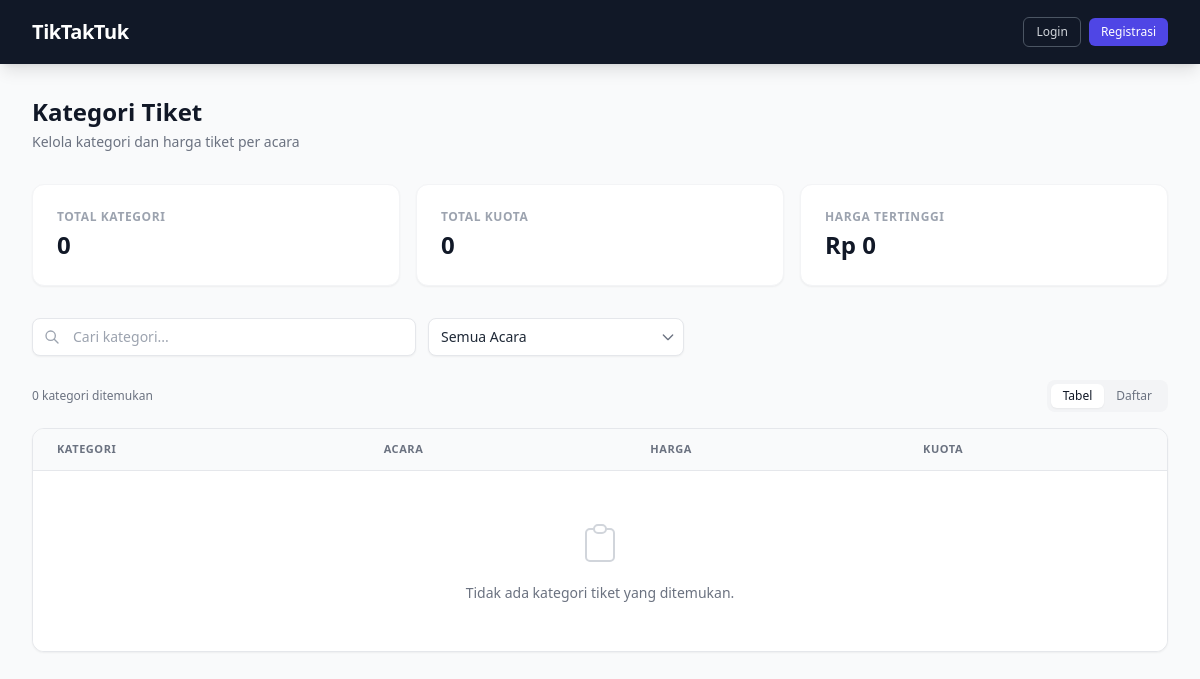
Page /ticket-category/ on the earlier database version.
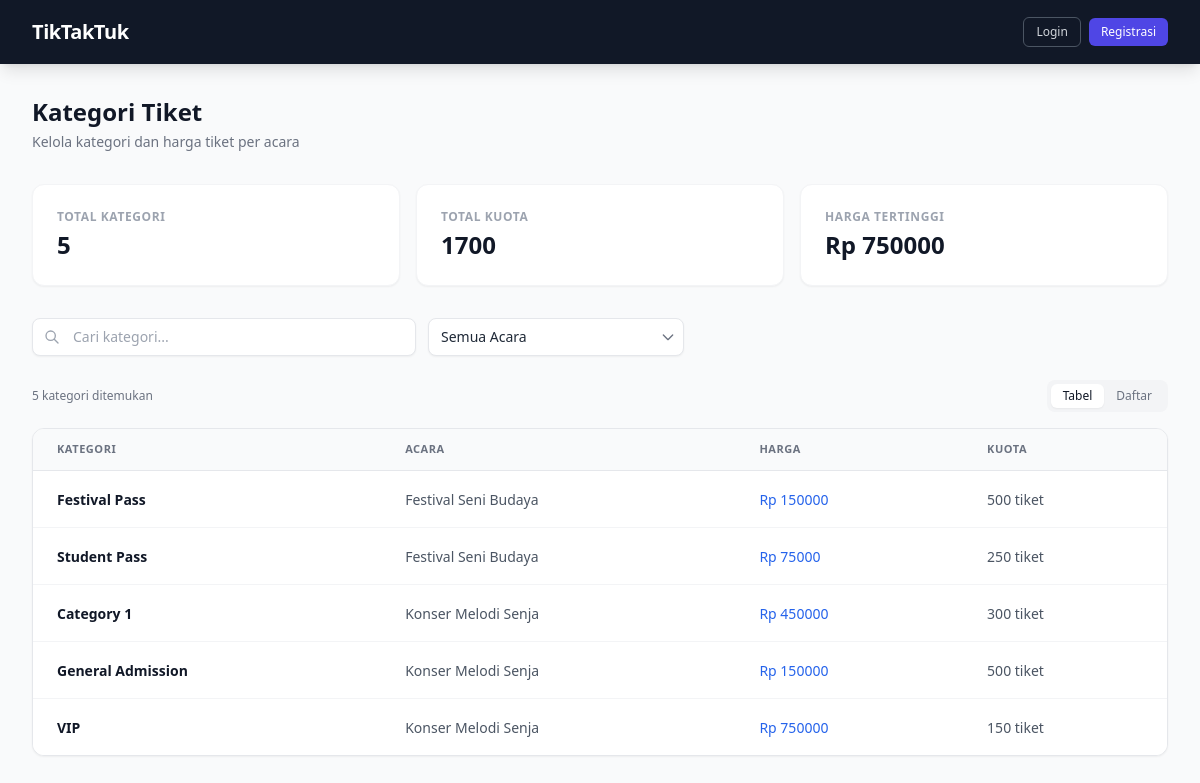
Same page on the later database version.
### ticketing/models/ticket_category.py (models this page shows, shortened)
class Ticket_Category(models.Model):
    category_id = models.UUIDField(primary_key=True, default=uuid.uuid4, editable=False)
    category_name = models.CharField(max_length=50)
    quota = models.IntegerField(
        validators=[MinValueValidator(1, message="Quota must be greater than 0.")]
    )
    price = models.DecimalField(
        max_digits=12,
        decimal_places=2,
        validators=[MinValueValidator(0, message="Price must be >= 0.")],
    )
    tevent = models.ForeignKey(
        Event,
        on_delete=models.CASCADE,
        related_name='ticket_categories',
        db_column='tevent_id',
    )
    class Meta:
        verbose_name = 'Ticket Category'
        verbose_name_plural = 'Ticket Categories'
        ordering = ['tevent__title', 'category_name']
        db_table = 'ticket_category'

### ticketing/models/event.py (models this page shows, shortened)
class Event(models.Model):
    class CategoryChoices(models.TextChoices):
        MUSIC = 'Music', 'Music'
        SPORTS = 'Sports', 'Sports'
        THEATER = 'Theater', 'Theater'
        CONFERENCE = 'Conference', 'Conference'
        FESTIVAL = 'Festival', 'Festival'
        OTHER = 'Other', 'Other'
    class StatusChoices(models.TextChoices):
        SCHEDULED = 'Scheduled', 'Scheduled'
        ONGOING = 'Ongoing', 'Ongoing'
        FINISHED = 'Finished', 'Finished'
        CANCELED = 'Canceled', 'Canceled'
    id = models.UUIDField(primary_key=True, default=uuid.uuid4, editable=False)
    venue = models.ForeignKey(
        Venue,
        on_delete=models.CASCADE,
        related_name='events',
    )
    organizer = models.ForeignKey(
        settings.AUTH_USER_MODEL,
        on_delete=models.CASCADE,
        related_name='organized_events',
    )
    title = models.CharField(max_length=255)
    description = models.TextField(blank=True, default='')
    category = models.CharField(
        max_length=50,
        choices=CategoryChoices.choices,
        default=CategoryChoices.OTHER,
    )
    status = models.CharField(
        max_length=50,
        choices=StatusChoices.choices,
        default=StatusChoices.SCHEDULED,
    )
    start_date = models.DateTimeField()
    end_date = models.DateTimeField()
    class Meta:
        ordering = ['start_date']
        db_table = 'event'

### ticketing/views.py (the view)
# urls.py: path('ticket-category/', views.show_ticket_categories, name='show_ticket_categories'),
def show_ticket_categories(request):
    categories = Ticket_Category.objects.select_related('tevent', 'tevent__venue').all()
    search_query = request.GET.get('q', '')
    if search_query:
        categories = categories.filter(category_name__icontains=search_query)
    event_filter = request.GET.get('event', '')
    if event_filter:
        categories = categories.filter(tevent__id=event_filter)
    categories = categories.order_by('tevent__title', 'category_name')
    total_categories = categories.count()
    total_quota = categories.aggregate(total=models.Sum('quota'))['total'] or 0
    max_price = categories.aggregate(max_p=models.Max('price'))['max_p'] or 0
    all_events = Event.objects.all().order_by('title')
    context = {
        'categories': categories,
        'search_query': search_query,
        'event_filter': event_filter,
        'all_events': all_events,
        'total_categories': total_categories,
        'total_quota': total_quota,
        'max_price': max_price,
        'user_role': getattr(request.user, 'role', None),
        'can_manage': _is_admin_or_organizer(request.user) if request.user.is_authenticated else False,
    }
    return render(request, 'ticketing/show_ticket_categories.html', context)

### ticketing/templates/ticketing/show_ticket_categories.html (shortened to what the changed rows need)
{% extends "base.html" %}
{% block content %}
<div class="max-w-7xl mx-auto px-4 sm:px-6 lg:px-8 py-8">
    <div class="flex flex-col sm:flex-row justify-between items-start sm:items-center mb-8 gap-4">
        <div>
            <h1 class="text-2xl font-bold text-gray-900">Kategori Tiket</h1>
        </div>
    </div>
    <div class="grid grid-cols-1 md:grid-cols-3 gap-4 mb-8">
        <div class="bg-white rounded-xl shadow-sm border border-gray-100 p-6">
            <p class="text-xs font-semibold text-gray-400 uppercase tracking-wider mb-1">Total Kategori</p>
            <p class="text-2xl font-bold text-gray-900">{{ total_categories }}</p>
        </div>
        <div class="bg-white rounded-xl shadow-sm border border-gray-100 p-6">
            <p class="text-xs font-semibold text-gray-400 uppercase tracking-wider mb-1">Total Kuota</p>
            <p class="text-2xl font-bold text-gray-900">{{ total_quota }}</p>
        </div>
        <div class="bg-white rounded-xl shadow-sm border border-gray-100 p-6">
            <p class="text-xs font-semibold text-gray-400 uppercase tracking-wider mb-1">Harga Tertinggi</p>
            <p class="text-2xl font-bold text-gray-900">Rp {{ max_price|floatformat:0 }}</p>
        </div>
    </div>
    <div class="flex justify-between items-center mb-4">
        <p class="text-xs text-gray-500">{{ total_categories }} kategori ditemukan</p>
        <div class="hidden sm:flex bg-gray-100 p-1 rounded-lg">
            <button class="px-3 py-1 text-xs font-medium rounded-md bg-white shadow-sm text-gray-900">Tabel</button>
            <button class="px-3 py-1 text-xs font-medium rounded-md text-gray-500 hover:text-gray-900">Daftar</button>
        </div>
    </div>
    <div class="bg-white shadow-sm rounded-xl border border-gray-200 overflow-hidden">
        <div class="overflow-x-auto">
            <table class="min-w-full divide-y divide-gray-200">
                <thead class="bg-gray-50">
                    <tr>
                        <th scope="col" class="px-6 py-3 text-left text-[11px] font-bold text-gray-500 uppercase tracking-wider">Kategori</th>
                        <th scope="col" class="px-6 py-3 text-left text-[11px] font-bold text-gray-500 uppercase tracking-wider">Acara</th>
                        <th scope="col" class="px-6 py-3 text-left text-[11px] font-bold text-gray-500 uppercase tracking-wider">Harga</th>
                        <th scope="col" class="px-6 py-3 text-left text-[11px] font-bold text-gray-500 uppercase tracking-wider">Kuota</th>
                    </tr>
                </thead>
                <tbody class="bg-white divide-y divide-gray-100">
                    {% for cat in categories %}
                    <tr class="hover:bg-gray-50 transition-colors">
                        <td class="px-6 py-4 whitespace-nowrap">
                            <span class="text-sm font-semibold text-gray-900">{{ cat.category_name }}</span>
                        </td>
                        <td class="px-6 py-4 whitespace-nowrap">
                            <span class="text-sm text-gray-600">{{ cat.tevent.title }}</span>
                        </td>
                        <td class="px-6 py-4 whitespace-nowrap">
                            <span class="text-sm font-medium text-blue-600">Rp {{ cat.price|floatformat:0 }}</span>
                        </td>
                        <td class="px-6 py-4 whitespace-nowrap">
                            <span class="text-sm text-gray-600">{{ cat.quota }} tiket</span>
                        </td>
                    </tr>
                    {% empty %}
                    <tr>
                        <td colspan="{% if can_manage or user.role == 'CUSTOMER' %}5{% else %}4{% endif %}" class="px-6 py-12 text-center">
                            <svg class="mx-auto h-12 w-12 text-gray-300" fill="none" viewBox="0 0 24 24" stroke="currentColor">
                                <path stroke-linecap="round" stroke-linejoin="round" stroke-width="1" d="M9 5H7a2 2 0 00-2 2v12a2 2 0 002 2h10a2 2 0 002-2V7a2 2 0 00-2-2h-2M9 5a2 2 0 002 2h2a2 2 0 002-2M9 5a2 2 0 012-2h2a2 2 0 012 2" />
                            </svg>
                            <p class="mt-4 text-sm text-gray-500">Tidak ada kategori tiket yang ditemukan.</p>
                        </td>
                    </tr>
                    {% endfor %}
                </tbody>
            </table>
        </div>
    </div>
</div>
{% endblock %}

Differences in the rows shown:
added Ticket_Category: category_name "Festival Pass", tevent "Festival Seni Budaya", price "150000", quota "500"
added Ticket_Category: category_name "Student Pass", tevent "Festival Seni Budaya", price "75000", quota "250"
added Ticket_Category: category_name "Category 1", tevent "Konser Melodi Senja", price "450000", quota "300"
added Ticket_Category: category_name "General Admission", tevent "Konser Melodi Senja", price "150000", quota "500"
added Ticket_Category: category_name "VIP", tevent "Konser Melodi Senja", price "750000", quota "150"
Other differences:
{{ total_categories }}: "0" → "5"
{{ total_quota }}: "0" → "1700"
{{ max_price|floatformat:0 }}: "0" → "750000"
text no longer shown: "Tidak ada kategori tiket yang ditemukan."
